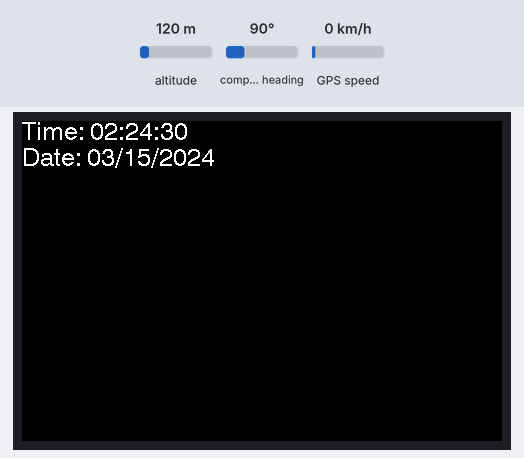
This sketch was run on a simulated ESP32. Shown: 480×320 colour display. The inputs (shaded band) are chosen by the test bench; at power-on: altitude 120 m, compass heading 90°, GPS speed 0 km/h. The GPS gets a fix after 3 s at 37.7749, -122.4194 with 8 satellites.

Above: at 0.5 s.
At 8.4 s:
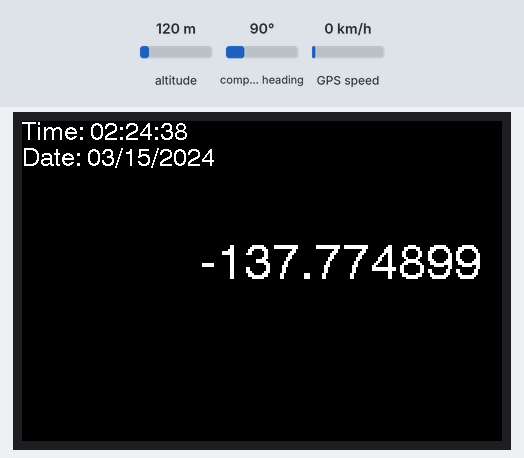
At 19.4 s:
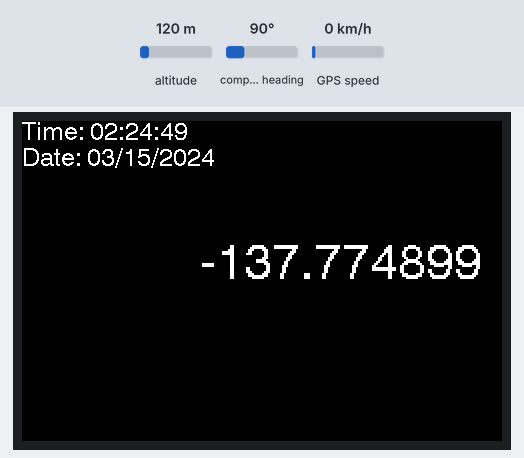
At 21.4 s:
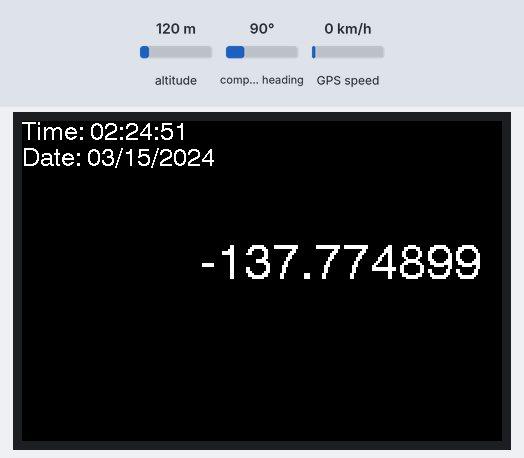
At 38.4 s:
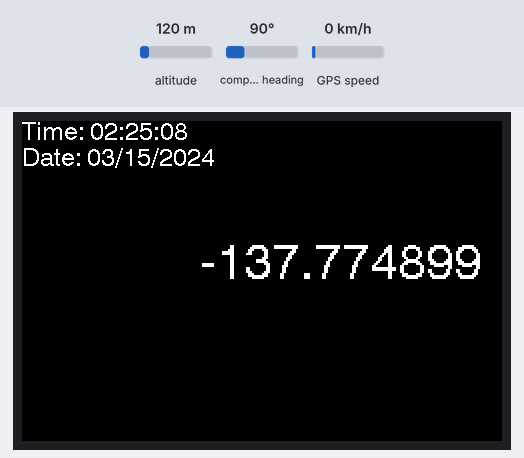

Measured:
- what the display in image 2 shows lasts 1.0 s, from 19.4 s to 20.4 s

The sketch:

ESP8266_BAISC_GPS_MODULE_FINAL.ino
```cpp
#include <TinyGPS++.h>
#include <SoftwareSerial.h>
#include <TimeLib.h>
#include "SPI.h"
#include "TFT_eSPI.h"

TFT_eSPI tft = TFT_eSPI();

static const int RXPin = 5, TXPin = 16;
static const uint32_t GPSBaud = 9600;

const int offset = -8; // Pacific Standard Time
time_t prevDisplay = 0;

// The TinyGPS++ object
TinyGPSPlus gps;

// The serial connection to the GPS device
SoftwareSerial ss(RXPin, TXPin);

bool isReadyToShow;
char timeBuffer[16];
char dateBuffer[16];
float prevLatitude, prevLongitude;

void setup()
{
  Serial.begin(115200);
  ss.begin(GPSBaud);

  tft.begin();
  tft.setRotation(3);

  isReadyToShow = false;
  initScreen();
}

void loop()
{

  while (ss.available() > 0){
      if (gps.encode(ss.read())){

        if(!isReadyToShow){
            isReadyToShow = true;
            tft.fillScreen(TFT_BLACK);
          }

        int Year = gps.date.year();
        byte Month = gps.date.month();
        byte Day = gps.date.day();
        byte Hour = gps.time.hour();
        byte Minute = gps.time.minute();
        byte Second = gps.time.second();

        setTime(Hour, Minute, Second, Day, Month, Year);
        adjustTime(offset * SECS_PER_HOUR);

        if(gps.location.isValid()){
          tft.setTextDatum(TR_DATUM);
          tft.setTextSize(2);
          tft.setTextColor(TFT_WHITE, TFT_BLACK);

          float latitude = gps.location.lat();
          if(latitude != prevLatitude){
            tft.drawString(String(latitude, 6), 460, 120, 4);
          }
          prevLatitude = latitude;

          float longitude = gps.location.lng();
          if(longitude != prevLongitude){
            tft.drawString(String(longitude, 6), 460, 120, 4);
          }
          prevLongitude = longitude;

        }
      }

      if(timeStatus() != timeNotSet){
        if(now() != prevDisplay){
          prevDisplay = now();
          dateTimeDisplay();
        }
      }
  }

  if (millis() > 5000 && gps.charsProcessed() < 10)
  {
    Serial.println(F("No GPS detected: check wiring."));
    errorScreen();
    while(true);
  }
}

void initScreen(){
  tft.fillScreen(TFT_WHITE);
  tft.setTextSize(1);
  tft.setTextColor(TFT_RED, TFT_WHITE);
  tft.setTextDatum(TC_DATUM);
  tft.drawString("Waiting for GPS...", 240, 140, 4);
}

void errorScreen(){
  tft.fillScreen(TFT_RED);
  tft.setTextSize(1);
  tft.setTextColor(TFT_WHITE, TFT_RED);
  tft.setTextDatum(TC_DATUM);
  tft.drawString("No GPS detected: Check Wiring!", 240, 140, 4);
}

void dateTimeDisplay(){
  sprintf(timeBuffer, "Time: %02u:%02u:%02u", hour(), minute(), second());
  tft.setTextDatum(TL_DATUM);
  tft.setTextSize(1);
  tft.setTextColor(TFT_WHITE, TFT_BLACK);
  tft.drawString(timeBuffer, 0, 0, 4);

  sprintf(dateBuffer, "Date: %02u/%02u/%04u", month(), day(), year());
  tft.drawString(dateBuffer, 0, 26, 4);
}
```
